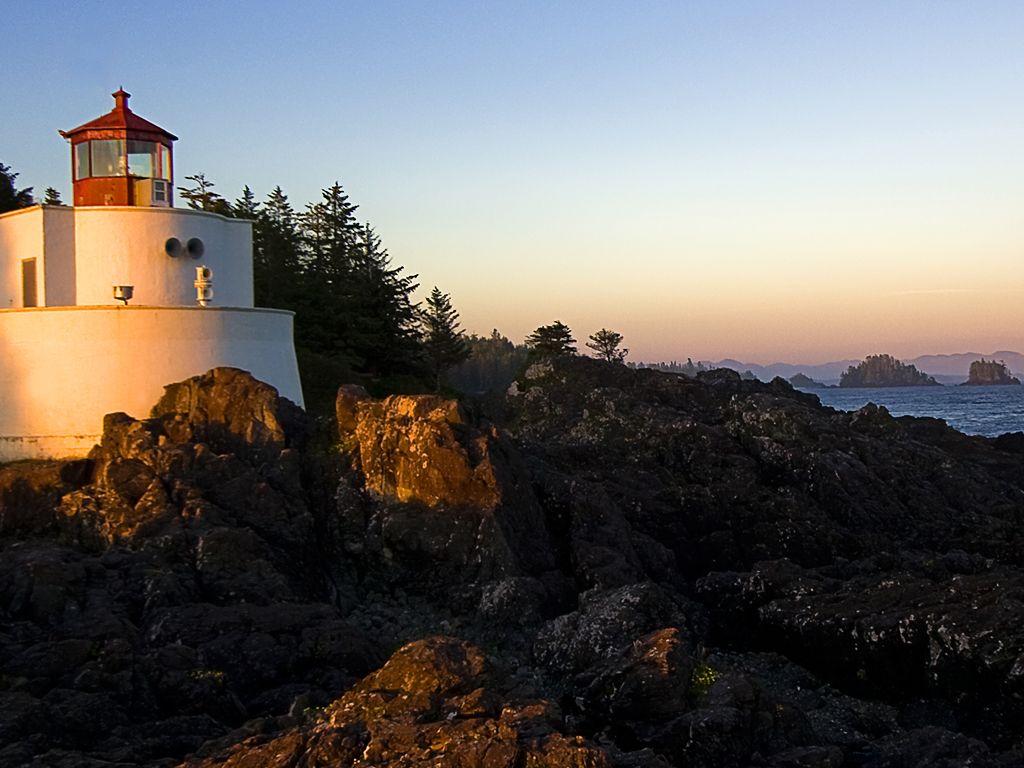
#> input picture opencv/Exercise/Lighthouse.jpg, 1024 x 768 px
$ python resizingAllImages.py
#> lines starting #> are read from the running program, lines starting #| are printed output that depends on the picture
import cv2 as cv
img1 = cv.imread("Lighthouse.jpg",0)
#> img1: shape (768, 1024); min 0, max 255, mean 101.6
img2 = cv.imread("kangaroo.jpg",0)
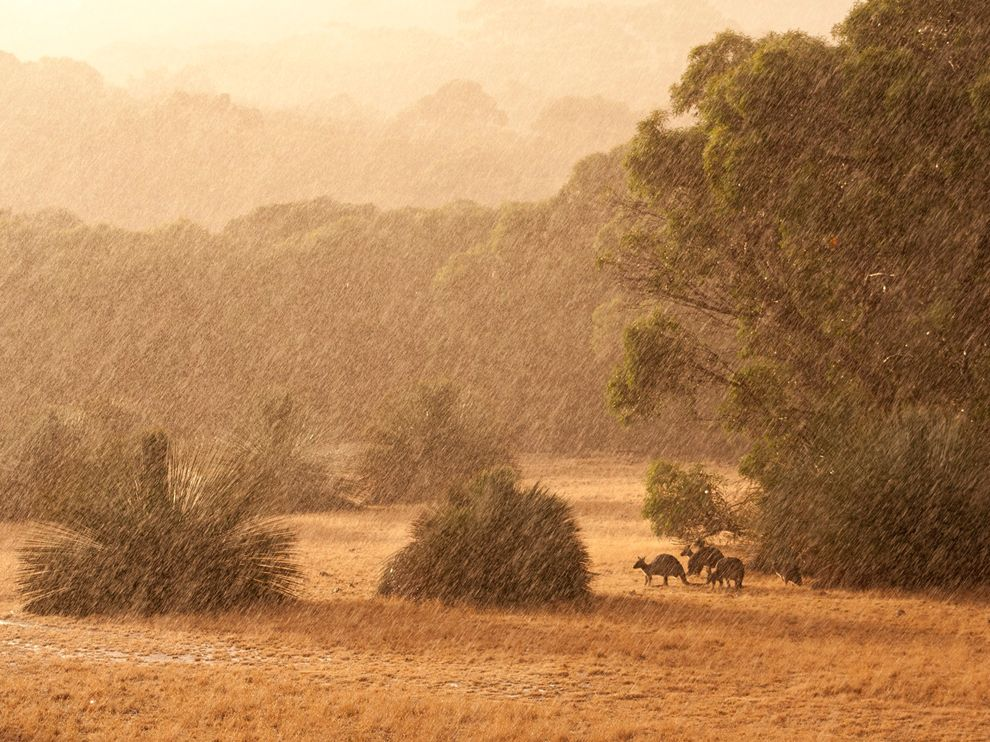
#> input picture opencv/Exercise/kangaroo.jpg, 990 x 742 px
#> img2: shape (742, 990); min 7, max 255, mean 141.3
img3 = cv.imread("galaxy.jpg",0)
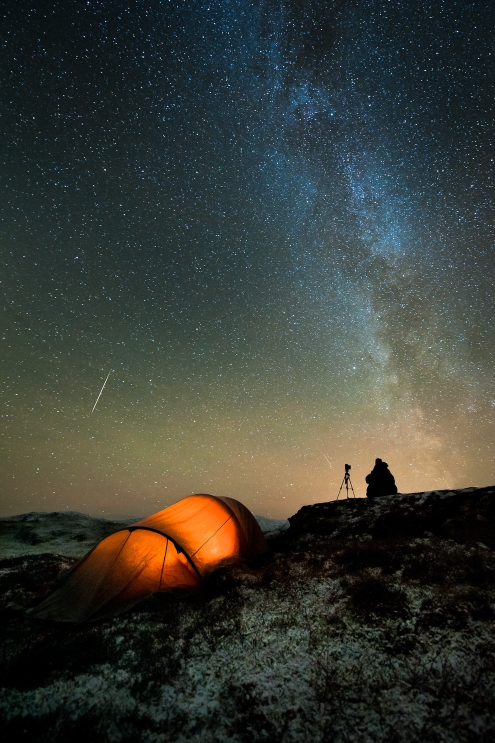
#> input picture opencv/Exercise/galaxy.jpg, 990 x 1485 px (shown at 1/2 size)
#> img3: shape (1485, 990); min 0, max 255, mean 58.4
img4 = cv.imread("Moon sinking, sun rising.jpg",0)
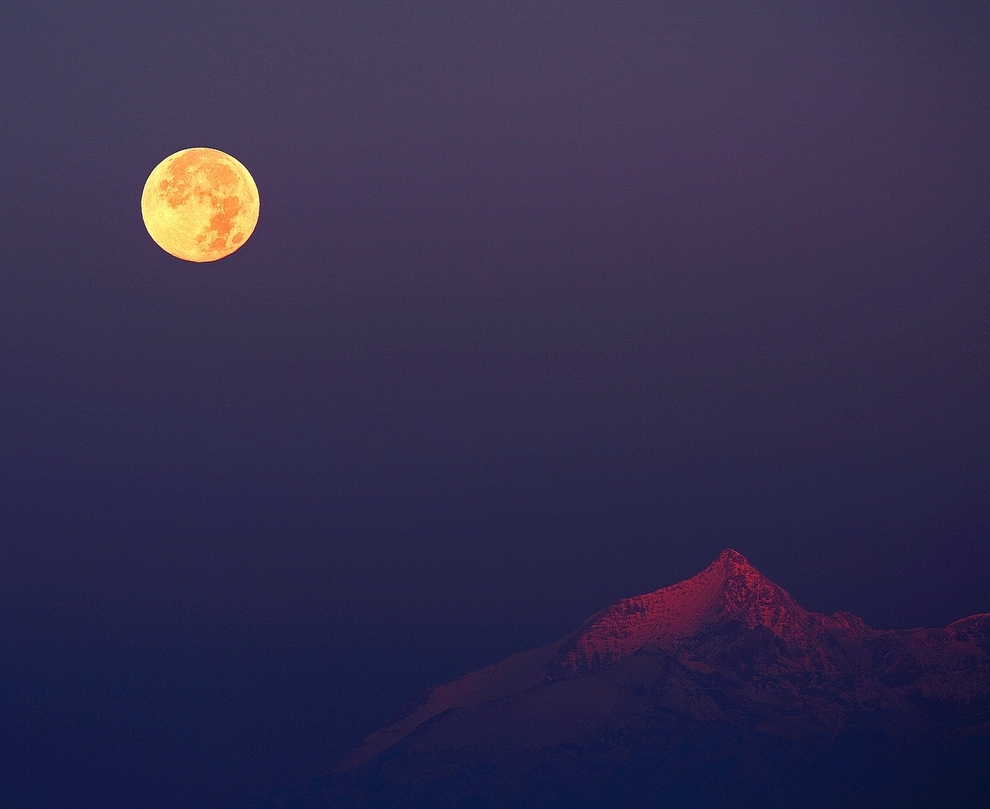
#> input picture opencv/Exercise/Moon sinking, sun rising.jpg, 990 x 809 px
#> img4: shape (809, 990); min 12, max 251, mean 51
img5 = cv.resize(img1,(100,100))
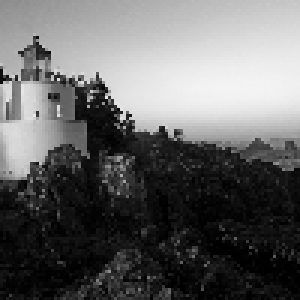
#> img5: shape (100, 100) (shown 3 times larger); min 0, max 244, mean 101.7
img6 = cv.resize(img2,(100,100))
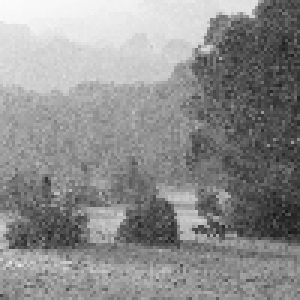
#> img6: shape (100, 100) (shown 3 times larger); min 23, max 251, mean 141.2
img7 = cv.resize(img3,(100,100))
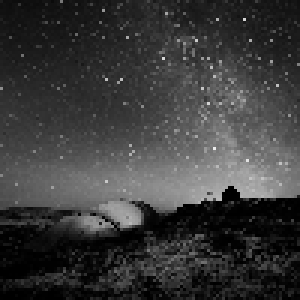
#> img7: shape (100, 100) (shown 3 times larger); min 0, max 236, mean 58.3
img8 = cv.resize(img4,(100,100))
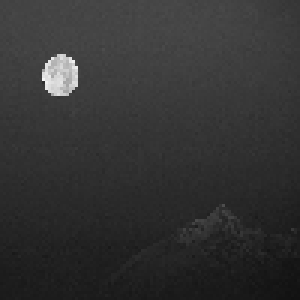
#> img8: shape (100, 100) (shown 3 times larger); min 17, max 244, mean 50.9
cv.imwrite("resized_lightHouse.jpg",img8)
cv.imwrite("resized_galaxy.jpg",img5)
cv.imwrite("resized_kangaroo.jpg",img6)
cv.imwrite("resized_Moonsinking,sunrising.jpg",img7)
cv.imshow("resized_lightHouse",img8)
cv.imshow("resized_galaxy",img1)
cv.imshow("resized_kangaroo",img2)
cv.imshow("resized_Moonsinking,sunrising",img3)
cv.waitKey(0)
